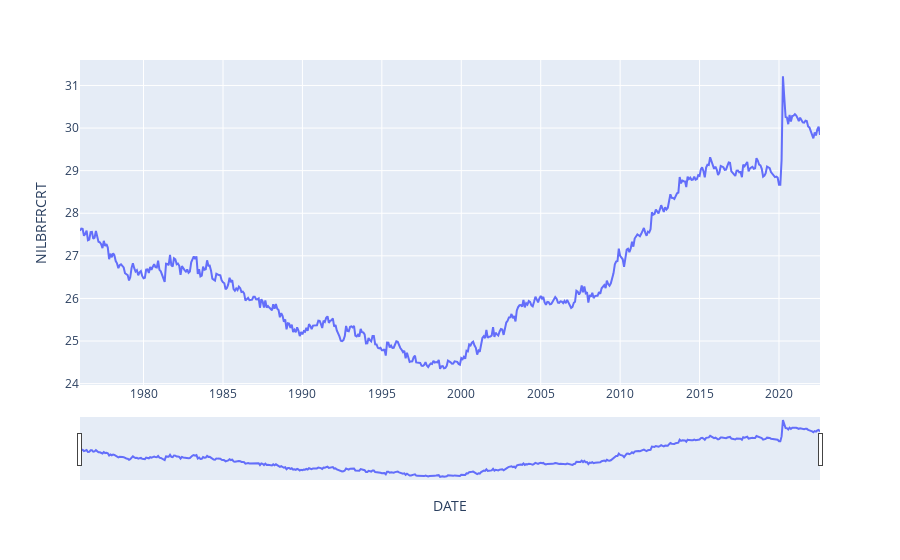

Here is the notebook cell this chart was saved with:
### Markdown cell above
## Plotting the Percent of Persons Not In the Labor Force

### Code cell
# Plot of Not in Labor Force Rate between the years of 01-01-1976 - 08-01-2022.
plt.figure(figsize=(20,10))

plt.plot(Econdata.DATE, Econdata.NILBRFRCRT, 'green', label='Not in Labor Force Rate')


plt.title('Not in Labor Force Rate between 01-01-1976 - 08-01-2022')
plt.ylabel('Percent')
plt.xlabel('Year')
plt.yticks([20, 25, 30, 35])
plt.grid(True, color='k', linestyle=':')
plt.legend(loc=2)

plt.show()

# Using plotly.js for interactive scrolling of graph
fig = px.line(Econdata, x = 'DATE', y = 'NILBRFRCRT')
fig.update_xaxes(rangeslider_visible = True)
fig.show()

### Figure 1 — Plotly figure (JSON) as saved in the notebook; plotly's stock layout.template omitted (floating-point values rounded to 4 significant figures; data arrays with more than 128 entries replaced by an {"elided": "..."} marker saying what was removed)
{"data": [{"hovertemplate": "DATE=%{x}<br>NILBRFRCRT=%{y}<extra></extra>", "legendgroup": "", "line": {"color": "#636efa", "dash": "solid"}, "marker": {"symbol": "circle"}, "mode": "lines", "name": "", "orientation": "v", "showlegend": false, "type": "scatter", "x": {"elided": "560 str values"}, "xaxis": "x", "y": {"elided": "560 float values"}, "yaxis": "y"}], "layout": {"legend": {"tracegroupgap": 0}, "margin": {"t": 60}, "xaxis": {"anchor": "y", "domain": [0, 1], "rangeslider": {"visible": true}, "title": {"text": "DATE"}}, "yaxis": {"anchor": "x", "domain": [0, 1], "title": {"text": "NILBRFRCRT"}}}}
